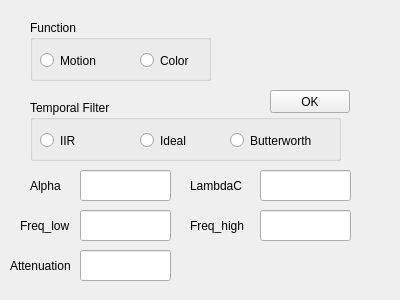
<?xml version="1.0" encoding="UTF-8"?>
<ui version="4.0">
 <class>ParamControler</class>
 <widget class="QWidget" name="ParamControler">
  <property name="geometry">
   <rect>
    <x>0</x>
    <y>0</y>
    <width>400</width>
    <height>300</height>
   </rect>
  </property>
  <property name="windowTitle">
   <string>Form</string>
  </property>
  <widget class="QGroupBox" name="groupBox">
   <property name="geometry">
    <rect>
     <x>30</x>
     <y>20</y>
     <width>181</width>
     <height>61</height>
    </rect>
   </property>
   <property name="title">
    <string>Function</string>
   </property>
   <widget class="QRadioButton" name="Motion">
    <property name="geometry">
     <rect>
      <x>10</x>
      <y>30</y>
      <width>100</width>
      <height>21</height>
     </rect>
    </property>
    <property name="text">
     <string>Motion</string>
    </property>
   </widget>
   <widget class="QRadioButton" name="Color">
    <property name="geometry">
     <rect>
      <x>110</x>
      <y>30</y>
      <width>71</width>
      <height>21</height>
     </rect>
    </property>
    <property name="text">
     <string>Color</string>
    </property>
   </widget>
  </widget>
  <widget class="QGroupBox" name="groupBox_2">
   <property name="geometry">
    <rect>
     <x>30</x>
     <y>100</y>
     <width>311</width>
     <height>61</height>
    </rect>
   </property>
   <property name="title">
    <string>Temporal Filter</string>
   </property>
   <widget class="QRadioButton" name="IIR">
    <property name="geometry">
     <rect>
      <x>10</x>
      <y>30</y>
      <width>100</width>
      <height>21</height>
     </rect>
    </property>
    <property name="text">
     <string>IIR</string>
    </property>
   </widget>
   <widget class="QRadioButton" name="Ideal">
    <property name="geometry">
     <rect>
      <x>110</x>
      <y>30</y>
      <width>100</width>
      <height>21</height>
     </rect>
    </property>
    <property name="text">
     <string>Ideal</string>
    </property>
   </widget>
   <widget class="QRadioButton" name="Butterworth">
    <property name="geometry">
     <rect>
      <x>200</x>
      <y>30</y>
      <width>100</width>
      <height>21</height>
     </rect>
    </property>
    <property name="text">
     <string>Butterworth</string>
    </property>
   </widget>
  </widget>
  <widget class="QPushButton" name="OK">
   <property name="geometry">
    <rect>
     <x>270</x>
     <y>90</y>
     <width>80</width>
     <height>23</height>
    </rect>
   </property>
   <property name="text">
    <string>OK</string>
   </property>
  </widget>
  <widget class="QLabel" name="Alpha">
   <property name="geometry">
    <rect>
     <x>30</x>
     <y>170</y>
     <width>51</width>
     <height>31</height>
    </rect>
   </property>
   <property name="text">
    <string>Alpha</string>
   </property>
  </widget>
  <widget class="QLineEdit" name="Alpha_input">
   <property name="geometry">
    <rect>
     <x>80</x>
     <y>170</y>
     <width>91</width>
     <height>31</height>
    </rect>
   </property>
  </widget>
  <widget class="QLabel" name="LambdaC">
   <property name="geometry">
    <rect>
     <x>190</x>
     <y>170</y>
     <width>71</width>
     <height>31</height>
    </rect>
   </property>
   <property name="text">
    <string>LambdaC</string>
   </property>
  </widget>
  <widget class="QLineEdit" name="LambdaC_input">
   <property name="geometry">
    <rect>
     <x>260</x>
     <y>170</y>
     <width>91</width>
     <height>31</height>
    </rect>
   </property>
  </widget>
  <widget class="QLabel" name="Freq_low">
   <property name="geometry">
    <rect>
     <x>20</x>
     <y>210</y>
     <width>61</width>
     <height>31</height>
    </rect>
   </property>
   <property name="text">
    <string>Freq_low</string>
   </property>
  </widget>
  <widget class="QLineEdit" name="Freq_low_input">
   <property name="geometry">
    <rect>
     <x>80</x>
     <y>210</y>
     <width>91</width>
     <height>31</height>
    </rect>
   </property>
  </widget>
  <widget class="QLineEdit" name="Freq_high_input">
   <property name="geometry">
    <rect>
     <x>260</x>
     <y>210</y>
     <width>91</width>
     <height>31</height>
    </rect>
   </property>
  </widget>
  <widget class="QLabel" name="Freq_high">
   <property name="geometry">
    <rect>
     <x>190</x>
     <y>210</y>
     <width>61</width>
     <height>31</height>
    </rect>
   </property>
   <property name="text">
    <string>Freq_high</string>
   </property>
  </widget>
  <widget class="QLabel" name="Attenuation">
   <property name="geometry">
    <rect>
     <x>10</x>
     <y>250</y>
     <width>71</width>
     <height>31</height>
    </rect>
   </property>
   <property name="text">
    <string>Attenuation</string>
   </property>
  </widget>
  <widget class="QLineEdit" name="Attenuation_input">
   <property name="geometry">
    <rect>
     <x>80</x>
     <y>250</y>
     <width>91</width>
     <height>31</height>
    </rect>
   </property>
  </widget>
  <widget class="QLabel" name="Notice">
   <property name="geometry">
    <rect>
     <x>230</x>
     <y>10</y>
     <width>161</width>
     <height>71</height>
    </rect>
   </property>
   <property name="text">
    <string/>
   </property>
  </widget>
 </widget>
 <resources/>
 <connections/>
</ui>
